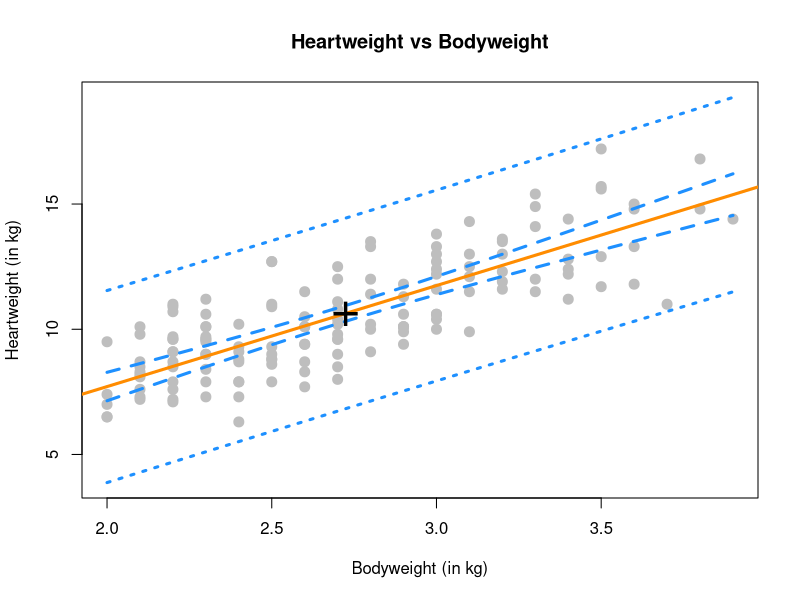
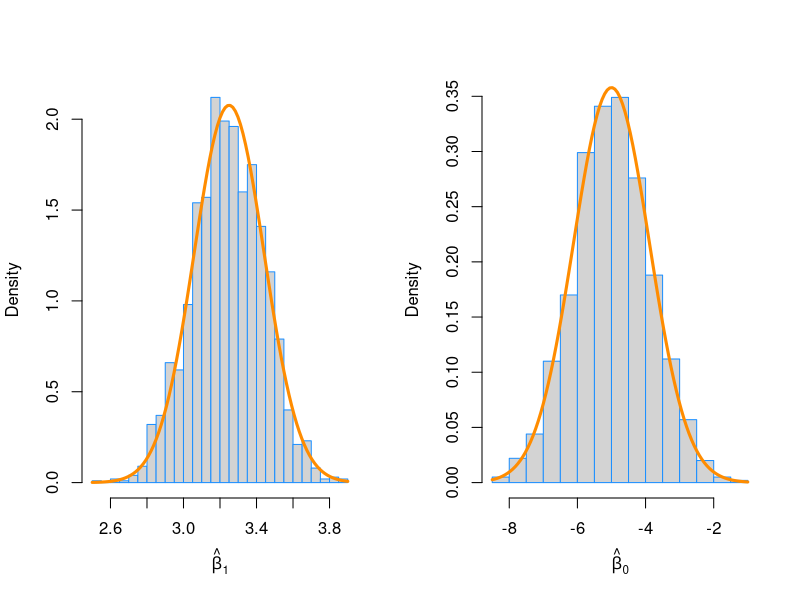

The R script that drew these images, in order:
## ---- chunk 1
library(MASS)

## ---- chunk 2
cat_model = lm(Hwt ~ Bwt, data = cats)
summary(cat_model)
## ---- chunk 3
CI_beta1 = confint(cat_model, parm = "Bwt" ,level = 0.95)
CI_beta1
## ---- chunk 4
CI_beta0 = confint(cat_model, parm = "(Intercept)" ,level = 0.90)
CI_beta0
## ---- chunk 5
# Body weight at 2.1
width1 = predict(cat_model, newdata = data.frame(Bwt = 2.1),
        interval = c("confidence"), level = 0.90
        )[1,3] - predict(cat_model, newdata = data.frame(Bwt = 2.1),
        interval = c("confidence"), level = 0.90
        )[1,2]

width1
## ---- chunk 6
# Body weight at 2.8
width2 = predict(cat_model, newdata = data.frame(Bwt = 2.6),
        interval = c("confidence"), level = 0.90
        )[1,3] - predict(cat_model, newdata = data.frame(Bwt = 2.6),
        interval = c("confidence"), level = 0.90
        )[1,2]

width2

## ---- chunk 7
mean(cats$Bwt)
## ---- chunk 8
new_bwt = data.frame(Bwt = c(2.8,4.2))

predict(cat_model, newdata = new_bwt,
        interval = "prediction",level = 0.90)
## ---- chunk 9
grid = seq(min(cats$Bwt), max(cats$Bwt), by = 0.01)
cats_ci_band = predict(cat_model, 
                       newdata = data.frame(Bwt = grid), 
                       interval = "confidence", level = 0.99)
cats_pi_band = predict(cat_model, 
                       newdata = data.frame(Bwt = grid), 
                       interval = "prediction", level = 0.99) 

plot(Hwt ~ Bwt, data = cats,
     xlab = "Bodyweight (in kg)",
     ylab = "Heartweight (in kg)",
     main = "Heartweight vs Bodyweight",
     pch  = 20,
     cex  = 2,
     col  = "grey",
     ylim = c(min(cats_pi_band), max(cats_pi_band)))

abline(cat_model, lwd = 3, col = "darkorange")

lines(grid, cats_ci_band[,"lwr"], col = "dodgerblue", lwd = 3, lty = 2)
lines(grid, cats_ci_band[,"upr"], col = "dodgerblue", lwd = 3, lty = 2)
lines(grid, cats_pi_band[,"lwr"], col = "dodgerblue", lwd = 3, lty = 3)
lines(grid, cats_pi_band[,"upr"], col = "dodgerblue", lwd = 3, lty = 3)
points(mean(cats$Bwt), mean(cats$Hwt), pch = "+", cex = 3)
## ---- chunk 10
beta_hat_1_sd = summary(cat_model)$coefficients["Bwt","Std. Error"]
beta_hat_1_EST = summary(cat_model)$coefficients["Bwt","Estimate"]

t_test_cal = function(EST = 1, HVP = 0, SE = 1){
  (EST - HVP)/SE
}

t_4 = t_test_cal(EST = beta_hat_1_EST, HVP = 4, SE = beta_hat_1_sd )

P_4 = 2 * pt(-abs(t_4), df = nrow(cats) - 2)
## ---- chunk 11
data(Ozone, package = "mlbench")
Ozone = Ozone[, c(4, 6, 7, 8)]
colnames(Ozone) = c("ozone", "wind", "humidity", "temp")
Ozone = Ozone[complete.cases(Ozone), ]
## ---- chunk 12
ozone_wind_model = lm(ozone ~ wind, data = Ozone)
## ---- chunk 13
summary(ozone_wind_model)
## ---- chunk 14
ozone_temp_model = lm(ozone ~ temp, data = Ozone)
## ---- chunk 15
summary(ozone_temp_model)
## ---- chunk 16
birthday = 18760613
set.seed(birthday)
n = 50
x = seq(0, 10, length = n)

beta_0 = -5
beta_1 = 3.25
sigma = 4
Sxx = sum((x- mean(x))^2)
## ---- chunk 17
#simulate data function

sim_slr = function(x, beta_0 = 5, beta_1 = -3, sigma = 1) {
  n = length(x)
  epsilon = rnorm(n, mean = 0, sd = sigma)
  y = beta_0 + beta_1 * x + epsilon
  data.frame(predictor = x, response = y)
}
## ---- chunk 18
rep_time = 2000
beta_0_hats = rep(0,rep_time)
beta_1_hats = rep(0,rep_time)

for (i in 1:rep_time) {
  sim_data = sim_slr(x, beta_0 = -5, beta_1 = 3.25, sigma = 4)
  model = lm(response ~ predictor, data = sim_data)
  beta_0_hats[i] = coef(model)[1]
  beta_1_hats[i] = coef(model)[2]
}
## ---- chunk 19
#true Sd

sd_beta_1_hat = sqrt(sigma ^ 2 / Sxx)

sd_beta_0_hat = sqrt(sigma ^ 2 * (1 / n + mean(x) ^ 2 / Sxx))
## ---- chunk 20
#create dataframe
result = data.frame(
  Beta = c("beta_hat_0","beta_hat_1"),
  ExpectedVal = c(beta_0,beta_1),
  SimulatedVal = c(mean(beta_0_hats),mean(beta_1_hats)),
  SD = c(sd_beta_0_hat,sd_beta_1_hat),
  SE = c(sd(beta_0_hats),sd(beta_1_hats))
)

knitr::kable(t(result))
## ---- chunk 21
par(mfrow = c(1,2))

hist(beta_1_hats, prob = TRUE, breaks = 25, 
     xlab = expression(hat(beta)[1]), 
     main = "",
     border = "dodgerblue")

# Adding curve for normal distribution
curve(dnorm(x, mean = beta_1, sd = sd_beta_1_hat),
      col = "darkorange", add = TRUE, lwd = 3)

hist(beta_0_hats, prob = TRUE, breaks = 25, 
     xlab = expression(hat(beta)[0]), 
     main = "",
     border = "dodgerblue")

# Adding curve for normal distribution
curve(dnorm(x, mean = beta_0, sd = sd_beta_0_hat),
      col = "darkorange", add = TRUE, lwd = 3)
## ---- chunk 22
birthday = 18760613
set.seed(birthday)
n = 25
x = seq(0, 2.5, length = n)

beta_0 = 5
beta_1 = 2
sigma = 9/2
Sxx = sum((x- mean(x))^2)
## ---- chunk 23
sim_slr = function(x, beta_0 = 5, beta_1 = -3, sigma = 1) {
  n = length(x)
  epsilon = rnorm(n, mean = 0, sd = sigma)
  y = beta_0 + beta_1 * x + epsilon
  data.frame(predictor = x, response = y)
}
## ---- chunk 24
rep_time = 2500
s_e = rep(0,rep_time)
beta_1_hats = rep(0,rep_time)

for (i in 1:rep_time) {
  sim_data = sim_slr(x, beta_0 = beta_0, beta_1 = beta_1, sigma = 3)
  model = lm(response ~ predictor, data = sim_data)
  s_e[i] = summary(model)$sigma
  beta_1_hats[i] = coef(model)[2]
}
## ---- chunk 25
alpha = (1 - 0.95)/2
t_crit_95 = qt(1 - alpha, df = n - 2)

lower_95 = beta_1_hats - t_crit_95 * s_e/sqrt(Sxx)
upper_95 = beta_1_hats + t_crit_95 * s_e/sqrt(Sxx)

## ---- chunk 26
mean(lower_95 < beta_1 & beta_1 < upper_95)
## ---- chunk 27
1 - mean(lower_95 < 0 & 0 < upper_95)
## ---- chunk 28
alpha = (1 - 0.99)/2
t_crit_99 = qt(1 - alpha, df = n - 2)

lower_99 = beta_1_hats - t_crit_99 * s_e/sqrt(Sxx)
upper_99 = beta_1_hats + t_crit_99 * s_e/sqrt(Sxx)
## ---- chunk 29
mean(lower_99 < beta_1 & beta_1 < upper_99)
## ---- chunk 30
1 - mean(lower_99 < 0 & 0 < upper_99)
## ---- chunk 31
calc_pred_int = function(model = lm(y ~ x), newdata, level = 0.95){
  x = model$model[,2]
  mean_x = mean(model$model[,2])
  n = nrow(model$model)
  s_e = summary(model)$sigma
  crit = qt(1-(1 - level)/2, df = n - 2)
  Sxx = sum((x - mean(x))^2)
  est = predict(model, newdata = newdata)
  
  lower = est - crit * s_e * sqrt(1 - 1/n + (newdata - mean_x)^2/Sxx)
  higher = est + crit * s_e * sqrt(1 - 1/n + (newdata - mean_x)^2/Sxx)
  
  c(est, lower, higher)
}
